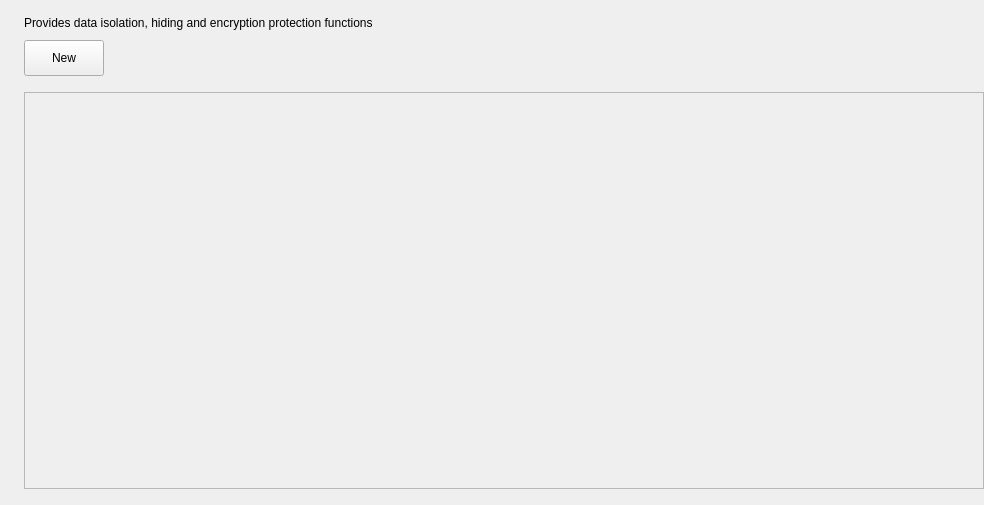
<?xml version="1.0" encoding="UTF-8"?>
<ui version="4.0">
 <class>BoxPage</class>
 <widget class="QWidget" name="BoxPage">
  <property name="geometry">
   <rect>
    <x>0</x>
    <y>0</y>
    <width>984</width>
    <height>505</height>
   </rect>
  </property>
  <property name="windowTitle">
   <string>Box manager</string>
  </property>
  <layout class="QVBoxLayout" name="verticalLayout">
   <property name="spacing">
    <number>10</number>
   </property>
   <property name="leftMargin">
    <number>24</number>
   </property>
   <property name="topMargin">
    <number>16</number>
   </property>
   <property name="rightMargin">
    <number>0</number>
   </property>
   <property name="bottomMargin">
    <number>16</number>
   </property>
   <item>
    <widget class="QWidget" name="widget" native="true">
     <property name="sizePolicy">
      <sizepolicy hsizetype="Preferred" vsizetype="Preferred">
       <horstretch>0</horstretch>
       <verstretch>0</verstretch>
      </sizepolicy>
     </property>
     <property name="minimumSize">
      <size>
       <width>0</width>
       <height>0</height>
      </size>
     </property>
     <property name="maximumSize">
      <size>
       <width>16777215</width>
       <height>16777215</height>
      </size>
     </property>
     <layout class="QHBoxLayout" name="horizontalLayout">
      <property name="spacing">
       <number>0</number>
      </property>
      <property name="leftMargin">
       <number>0</number>
      </property>
      <property name="topMargin">
       <number>0</number>
      </property>
      <property name="rightMargin">
       <number>0</number>
      </property>
      <property name="bottomMargin">
       <number>0</number>
      </property>
      <item>
       <widget class="QLabel" name="label">
        <property name="text">
         <string>Provides data isolation, hiding and encryption protection functions</string>
        </property>
       </widget>
      </item>
     </layout>
    </widget>
   </item>
   <item>
    <widget class="QWidget" name="widget_2" native="true">
     <property name="sizePolicy">
      <sizepolicy hsizetype="Preferred" vsizetype="Preferred">
       <horstretch>0</horstretch>
       <verstretch>0</verstretch>
      </sizepolicy>
     </property>
     <property name="maximumSize">
      <size>
       <width>16777215</width>
       <height>16777215</height>
      </size>
     </property>
     <layout class="QHBoxLayout" name="horizontalLayout_2">
      <property name="spacing">
       <number>0</number>
      </property>
      <property name="leftMargin">
       <number>0</number>
      </property>
      <property name="topMargin">
       <number>0</number>
      </property>
      <property name="rightMargin">
       <number>0</number>
      </property>
      <property name="bottomMargin">
       <number>6</number>
      </property>
      <item>
       <widget class="QPushButton" name="m_newBox">
        <property name="sizePolicy">
         <sizepolicy hsizetype="Fixed" vsizetype="Fixed">
          <horstretch>0</horstretch>
          <verstretch>0</verstretch>
         </sizepolicy>
        </property>
        <property name="minimumSize">
         <size>
          <width>72</width>
          <height>36</height>
         </size>
        </property>
        <property name="maximumSize">
         <size>
          <width>16777215</width>
          <height>36</height>
         </size>
        </property>
        <property name="text">
         <string>New</string>
        </property>
       </widget>
      </item>
      <item>
       <spacer name="horizontalSpacer">
        <property name="orientation">
         <enum>Qt::Horizontal</enum>
        </property>
        <property name="sizeHint" stdset="0">
         <size>
          <width>40</width>
          <height>20</height>
         </size>
        </property>
       </spacer>
      </item>
     </layout>
    </widget>
   </item>
   <item>
    <widget class="QScrollArea" name="m_boxsScroll">
     <property name="widgetResizable">
      <bool>true</bool>
     </property>
     <widget class="KS::PrivateBox::Boxs" name="m_boxs">
      <property name="geometry">
       <rect>
        <x>0</x>
        <y>0</y>
        <width>948</width>
        <height>379</height>
       </rect>
      </property>
     </widget>
    </widget>
   </item>
  </layout>
 </widget>
 <customwidgets>
  <customwidget>
   <class>KS::PrivateBox::Boxs</class>
   <extends>QWidget</extends>
   <header>plugins/ui/private-box/boxs.h</header>
   <container>1</container>
  </customwidget>
 </customwidgets>
 <resources/>
 <connections/>
</ui>
